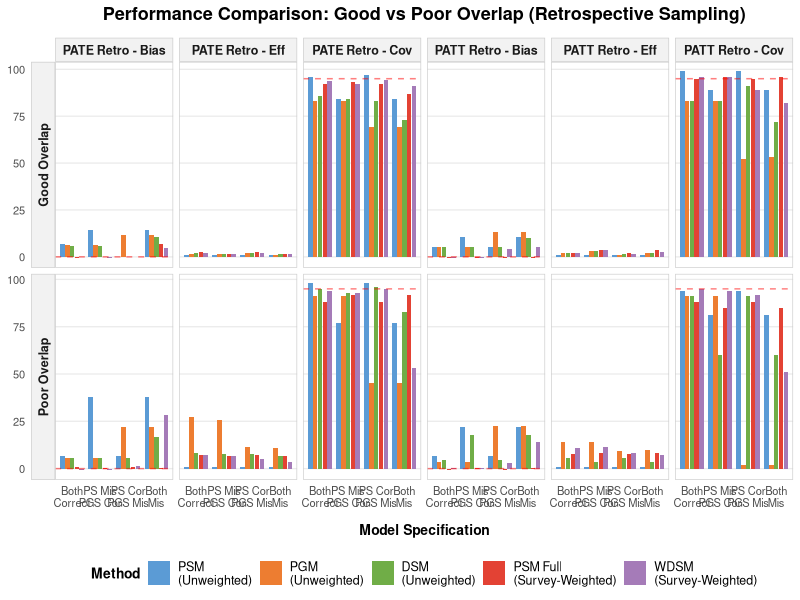
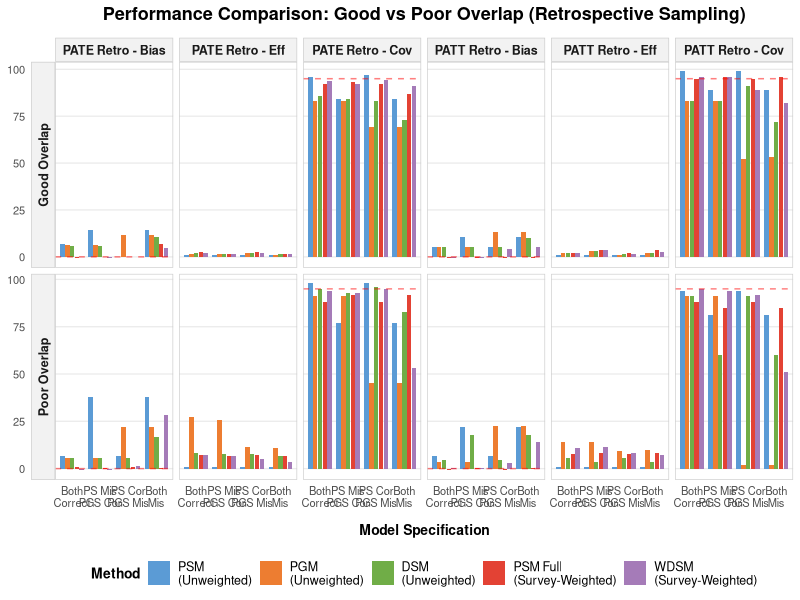
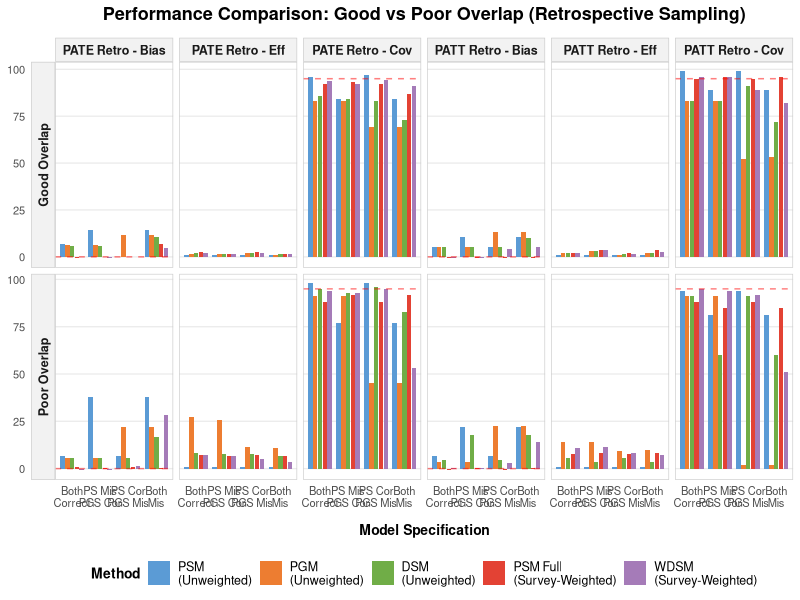

The R script that drew these images, in order:
library(ggplot2)
library(tidyr)
library(dplyr)

# Create data frame for GOOD OVERLAP
good_overlap_data <- data.frame(
  Overlap = "Good Overlap",
  Method = rep(c("PSM\n(Unweighted)", "PGM\n(Unweighted)", "DSM\n(Unweighted)", 
                 "PSM Full\n(Survey-Weighted)", "WDSM\n(Survey-Weighted)"), 4),
  Specification = rep(c("Both\nCorrect", "PS Mis\nPGS Cor", "PS Cor\nPGS Mis", "Both\nMis"), each = 5),
  
  # PATE Results
  PATE_Bias = c(
    7.01, 6.21, 5.90, -0.73, -0.34,
    14.20, 6.21, 5.92, 0.11, -0.56,
    0.062, 11.75, 0.061, 0.001, -0.004,
    14.20, 11.75, 10.44, 7.05, 4.70
  ),
  PATE_Eff = c(
    1.00, 1.68, 2.19, 2.36, 2.03,
    1.00, 1.27, 1.74, 1.51, 1.61,
    1.00, 1.88, 1.87, 2.36, 1.78,
    1.00, 1.08, 1.32, 1.41, 1.27
  ),
  PATE_Cov = c(
    96.0, 83.0, 86.0, 92.0, 94.0,
    84.0, 83.0, 84.0, 93.0, 92.0,
    97.2, 69.0, 82.9, 92.0, 94.4,
    84.0, 69.0, 73.0, 87.0, 91.0
  ),
  
  # PATT Results
  PATT_Bias = c(
    5.16, 5.18, 5.48, -0.87, -0.62,
    10.37, 5.18, 5.31, -0.60, -0.42,
    5.16, 13.11, 5.14, -0.87, 4.05,
    10.37, 13.11, 9.88, -0.60, 5.29
  ),
  PATT_Eff = c(
    1.00, 1.78, 1.82, 2.01, 2.09,
    1.00, 2.91, 3.23, 3.55, 3.38,
    1.00, 1.17, 1.45, 2.01, 1.34,
    1.00, 1.91, 2.11, 3.55, 2.56
  ),
  PATT_Cov = c(
    99.0, 83.0, 83.0, 95.0, 96.0,
    89.0, 83.0, 83.0, 96.0, 96.0,
    99.0, 52.0, 91.0, 95.0, 89.0,
    89.0, 53.0, 72.0, 96.0, 82.0
  )
)

# Create data frame for POOR OVERLAP
poor_overlap_data <- data.frame(
  Overlap = "Poor Overlap",
  Method = rep(c("PSM\n(Unweighted)", "PGM\n(Unweighted)", "DSM\n(Unweighted)", 
                 "PSM Full\n(Survey-Weighted)", "WDSM\n(Survey-Weighted)"), 4),
  Specification = rep(c("Both\nCorrect", "PS Mis\nPGS Cor", "PS Cor\nPGS Mis", "Both\nMis"), each = 5),
  
  # PATE Results
  PATE_Bias = c(
    6.8, 5.6, 5.4, 0.6, -1.0,
    37.6, 5.6, 5.4, 0.2, -0.8,
    6.8, 22.1, 5.5, 0.6, 1.2,
    37.6, 22.1, 16.8, 0.2, 28.3
  ),
  PATE_Eff = c(
    1.00, 27.07, 7.99, 7.30, 7.04,
    1.00, 25.59, 7.67, 6.80, 6.69,
    1.00, 11.62, 7.57, 7.30, 4.89,
    1.00, 10.98, 6.68, 6.80, 3.33
  ),
  PATE_Cov = c(
    98.0, 91.0, 95.0, 88.0, 94.0,
    77.0, 91.0, 93.0, 92.0, 93.0,
    98.0, 45.0, 96.0, 88.0, 95.0,
    77.0, 45.0, 83.0, 92.0, 53.0
  ),
  
  # PATT Results
  PATT_Bias = c(
    6.7, 3.3, 4.7, -0.5, 0.3,
    22.2, 3.3, 17.8, 0.3, 0.1,
    6.7, 22.7, 4.7, -0.5, 2.8,
    22.2, 22.7, 17.8, 0.3, 13.8
  ),
  PATT_Eff = c(
    1.00, 14.00, 5.43, 7.91, 11.01,
    1.00, 14.31, 3.66, 8.02, 11.19,
    1.00, 9.38, 5.43, 7.91, 8.08,
    1.00, 9.59, 3.66, 8.02, 7.44
  ),
  PATT_Cov = c(
    94.0, 91.0, 91.0, 88.0, 95.0,
    81.0, 91.0, 60.0, 85.0, 94.0,
    94.0, 2.0, 91.0, 88.0, 92.0,
    81.0, 2.0, 60.0, 85.0, 51.0
  )
)

# Combine both datasets
combined_data <- rbind(good_overlap_data, poor_overlap_data)

# Reshape data to long format
results_long <- combined_data %>%
  pivot_longer(
    cols = c(PATE_Bias, PATE_Eff, PATE_Cov, PATT_Bias, PATT_Eff, PATT_Cov),
    names_to = c("Estimand", "Metric"),
    names_sep = "_",
    values_to = "Value"
  )

# Create factors for ordering
results_long$Method <- factor(results_long$Method, 
                               levels = c("PSM\n(Unweighted)", 
                                          "PGM\n(Unweighted)", 
                                          "DSM\n(Unweighted)", 
                                          "PSM Full\n(Survey-Weighted)", 
                                          "WDSM\n(Survey-Weighted)"))

results_long$Specification <- factor(results_long$Specification,
                                     levels = c("Both\nCorrect", 
                                                "PS Mis\nPGS Cor", 
                                                "PS Cor\nPGS Mis", 
                                                "Both\nMis"))

results_long$Overlap <- factor(results_long$Overlap, 
                                levels = c("Good Overlap", "Poor Overlap"))

results_long$Metric <- factor(results_long$Metric, levels = c("Bias", "Eff", "Cov"))

# Create combined label for faceting
results_long <- results_long %>%
  mutate(Panel = paste0(Estimand, " Retro - ", Metric),
         FacetLabel = paste0(Overlap, "\n", Estimand, " Retro - ", Metric))

# Create a more structured faceting approach
results_long$Estimand_Metric <- factor(
  paste0(results_long$Estimand, " Retro - ", results_long$Metric),
  levels = c("PATE Retro - Bias", "PATE Retro - Eff", "PATE Retro - Cov",
             "PATT Retro - Bias", "PATT Retro - Eff", "PATT Retro - Cov")
)

# Define colors to match the image
method_colors <- c(
  "PSM\n(Unweighted)" = "#5B9BD5",      # Blue
  "PGM\n(Unweighted)" = "#ED7D31",      # Orange
  "DSM\n(Unweighted)" = "#70AD47",      # Green
  "PSM Full\n(Survey-Weighted)" = "#E34234",  # Red
  "WDSM\n(Survey-Weighted)" = "#A57BB8"  # Purple
)

# Create the plot with nested faceting
p <- ggplot(results_long, aes(x = Specification, y = Value, fill = Method)) +
  geom_bar(stat = "identity", position = position_dodge(width = 0.85), width = 0.8) +
  facet_grid(Overlap ~ Estimand_Metric, scales = "free_y", switch = "y") +
  scale_fill_manual(values = method_colors) +
  labs(
    title = "Performance Comparison: Good vs Poor Overlap (Retrospective Sampling)",
    x = "Model Specification",
    y = "",
    fill = "Method"
  ) +
  theme_minimal(base_size = 10) +
  theme(
    plot.title = element_text(hjust = 0.5, face = "bold", size = 13, margin = margin(b = 10)),
    strip.text.x = element_text(face = "bold", size = 9),
    strip.text.y = element_text(face = "bold", size = 9, angle = 0),
    strip.background = element_rect(fill = "grey95", color = "grey80"),
    legend.position = "bottom",
    legend.title = element_text(face = "bold", size = 10),
    legend.text = element_text(size = 9),
    axis.text.x = element_text(angle = 0, hjust = 0.5, size = 8),
    axis.title.x = element_text(face = "bold", size = 10, margin = margin(t = 10)),
    axis.title.y = element_blank(),
    panel.grid.major.x = element_blank(),
    panel.grid.minor = element_blank(),
    panel.border = element_rect(fill = NA, color = "grey80"),
    panel.spacing = unit(0.3, "lines")
  ) +
  guides(fill = guide_legend(nrow = 1))

# Add reference lines for bias (0%) and coverage (95%)
p <- p + geom_hline(data = filter(results_long, Metric == "Bias"), 
                    aes(yintercept = 0), 
                    linetype = "dashed", color = "red", alpha = 0.5)

p <- p + geom_hline(data = filter(results_long, Metric == "Cov"), 
                    aes(yintercept = 95), 
                    linetype = "dashed", color = "red", alpha = 0.5)

# Display the plot
print(p)

# Save the plot with larger dimensions to accommodate both overlap conditions
ggsave("combined_overlap_results_comparison.png", 
       plot = p, 
       width = 14, 
       height = 10, 
       dpi = 300,
       bg = "white")

ggsave("combined_overlap_results_comparison.pdf", 
       plot = p, 
       width = 14, 
       height = 10,
       bg = "white")

cat("Combined plot saved as 'combined_overlap_results_comparison.png' and 'combined_overlap_results_comparison.pdf'\n")
